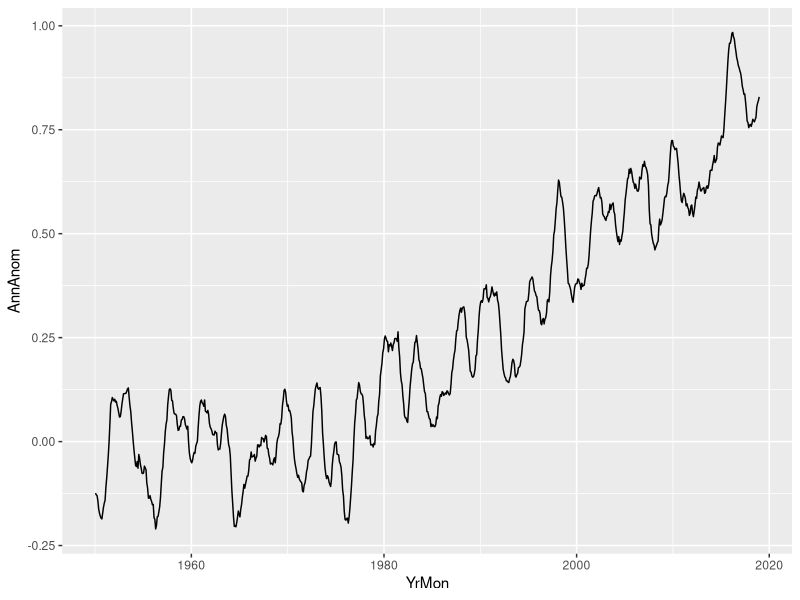
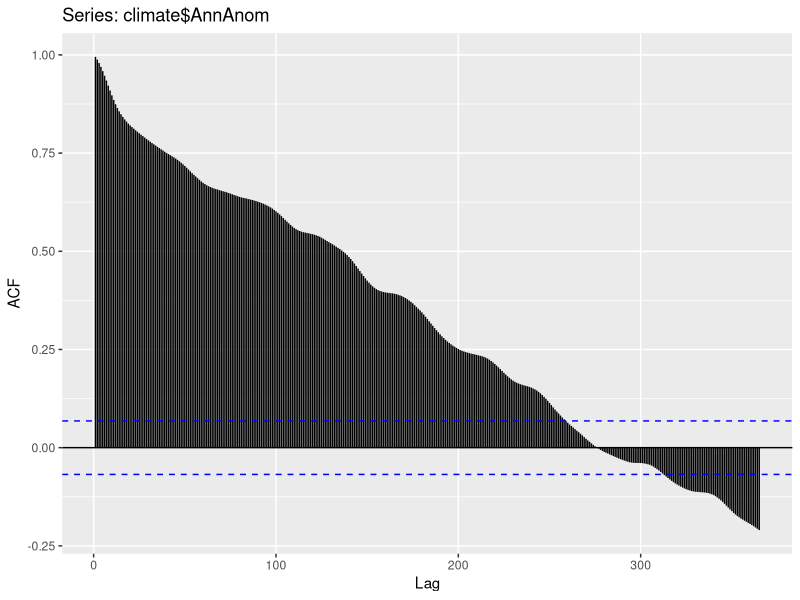
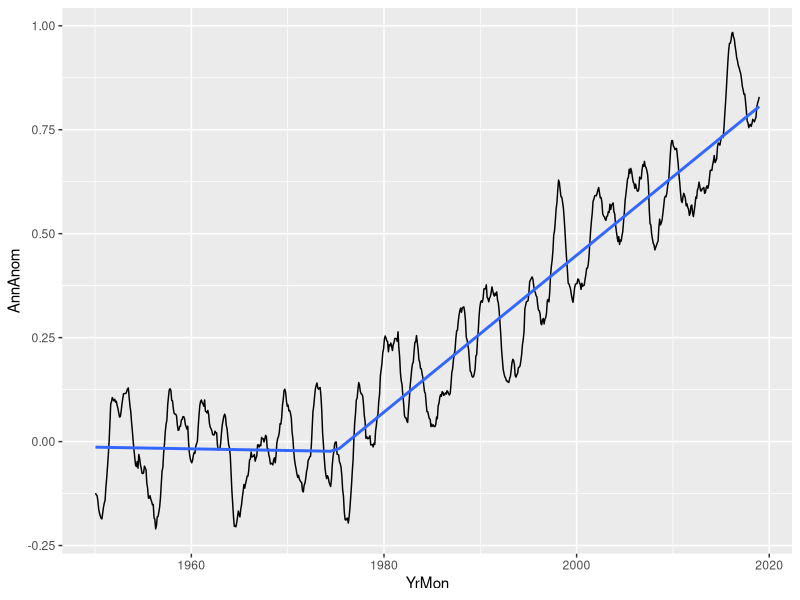
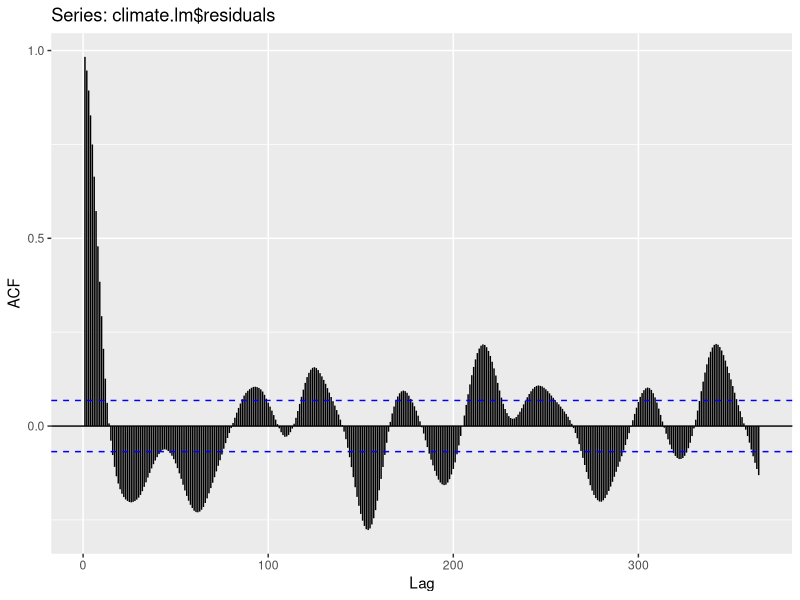
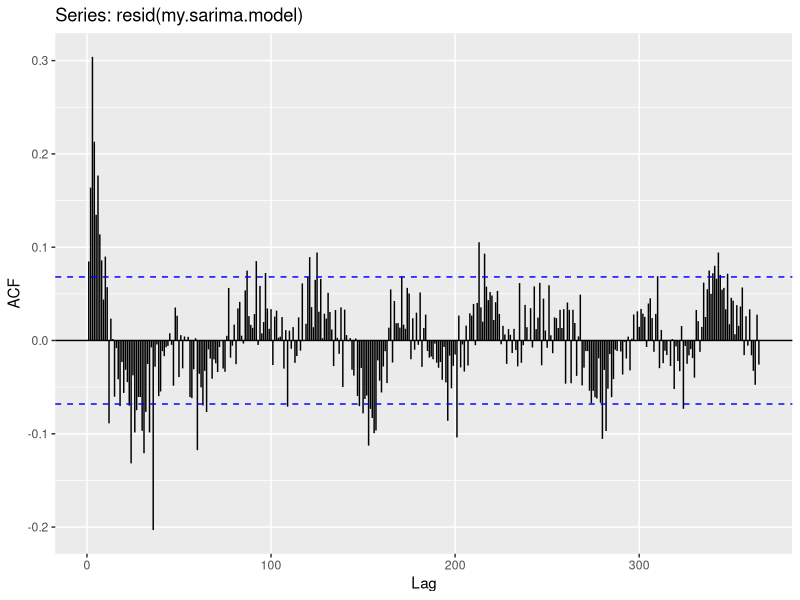
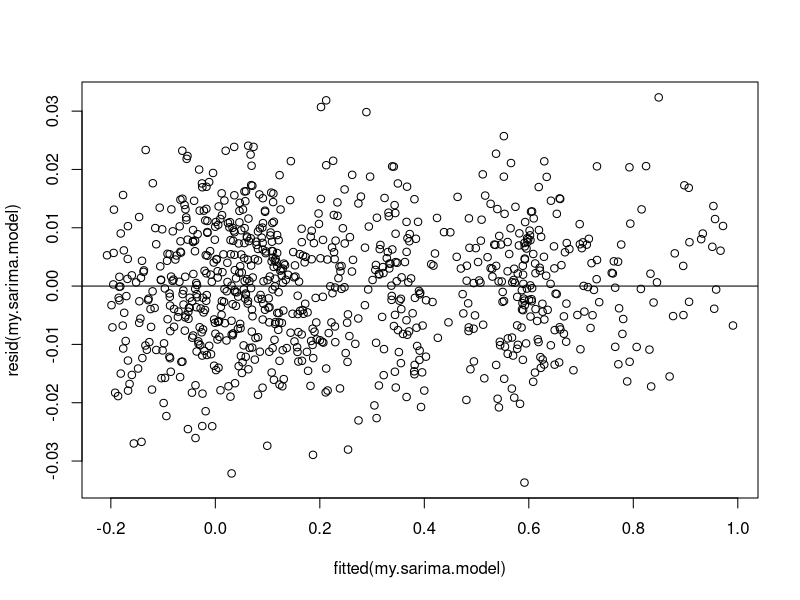
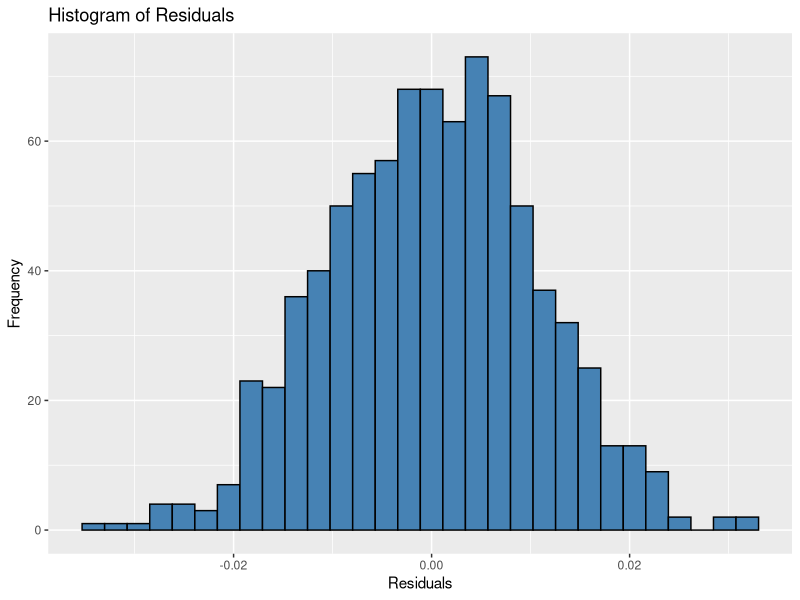

Here is the R script that generated these plots, in order:
## ---- chunk 1
knitr::opts_chunk$set(echo = TRUE)
library(tidyverse)
library(forecast)
## ---- chunk 2
climate <- as_tibble(read.csv('AnnAvgGlobalClimate.txt', sep = " "))
#climate$Month <- as_factor(climate$Month)
#climate$Date <- zoo::as.yearmon(paste(climate$Year, climate$Month), "%Y %m")
## ---- chunk 3
climate$YrMon <- climate$Year + (climate$Month - 0.5)/12
## ---- chunk 4
ggplot(data=climate, mapping=aes(x = YrMon, y = AnnAnom)) + 
  geom_line()
## ---- chunk 5
## ggplot() of ACF function
forecast::ggAcf(x=climate$AnnAnom, lag.max=365)
## ---- chunk 6
climate.lm <- lm(formula=AnnAnom~YrMon+pmax(YrMon-1975, 0), data = climate)

ggplot(data=climate, mapping=aes(x = YrMon, y = AnnAnom)) + 
  geom_line() +
  geom_smooth(method=lm, formula=y~x+pmax(x-1975, 0), se=FALSE)
## ---- chunk 7
ggAcf(x=climate.lm$residuals, lag.max=365)
## ---- chunk 8
my.ts <- ts(data = climate$AnnAnom, start=c(1950,1), frequency=12)
## ---- chunk 9
X <- model.matrix(AnnAnom~-1 + YrMon + pmax(YrMon-1975, 0), data=climate)
## ---- chunk 10
auto.arima(my.ts, max.p=2, max.q=2, max.P=2, max.Q=2, max.d=1, max.D=1, ic="aic", stepwise=TRUE/FALSE, xreg=X)
## ---- chunk 11
my.sarima.model <- Arima(my.ts, order=c(1,0,2), seasonal=c(2,0,0), xreg=X)
## ---- chunk 12
# extract the residuals from a Arima() fit via
residuals <- resid(my.sarima.model)
# extract the fitted values
fitted_values <- fitted(my.sarima.model)

# ACF of the decorrelated residuals
ggAcf(x=resid(my.sarima.model), lag.max=365)

# Fitted values vs. residual plot
plot(fitted(my.sarima.model), resid(my.sarima.model))
abline(0,0)

# histogram of the decorrelated residuals
ggplot(data = climate, aes(x = resid(my.sarima.model) )) +
    geom_histogram(fill = 'steelblue', color = 'black') +
    labs(title = 'Histogram of Residuals', x = 'Residuals', y = 'Frequency')
## ---- chunk 13

## ---- chunk 14

## ---- chunk 15

